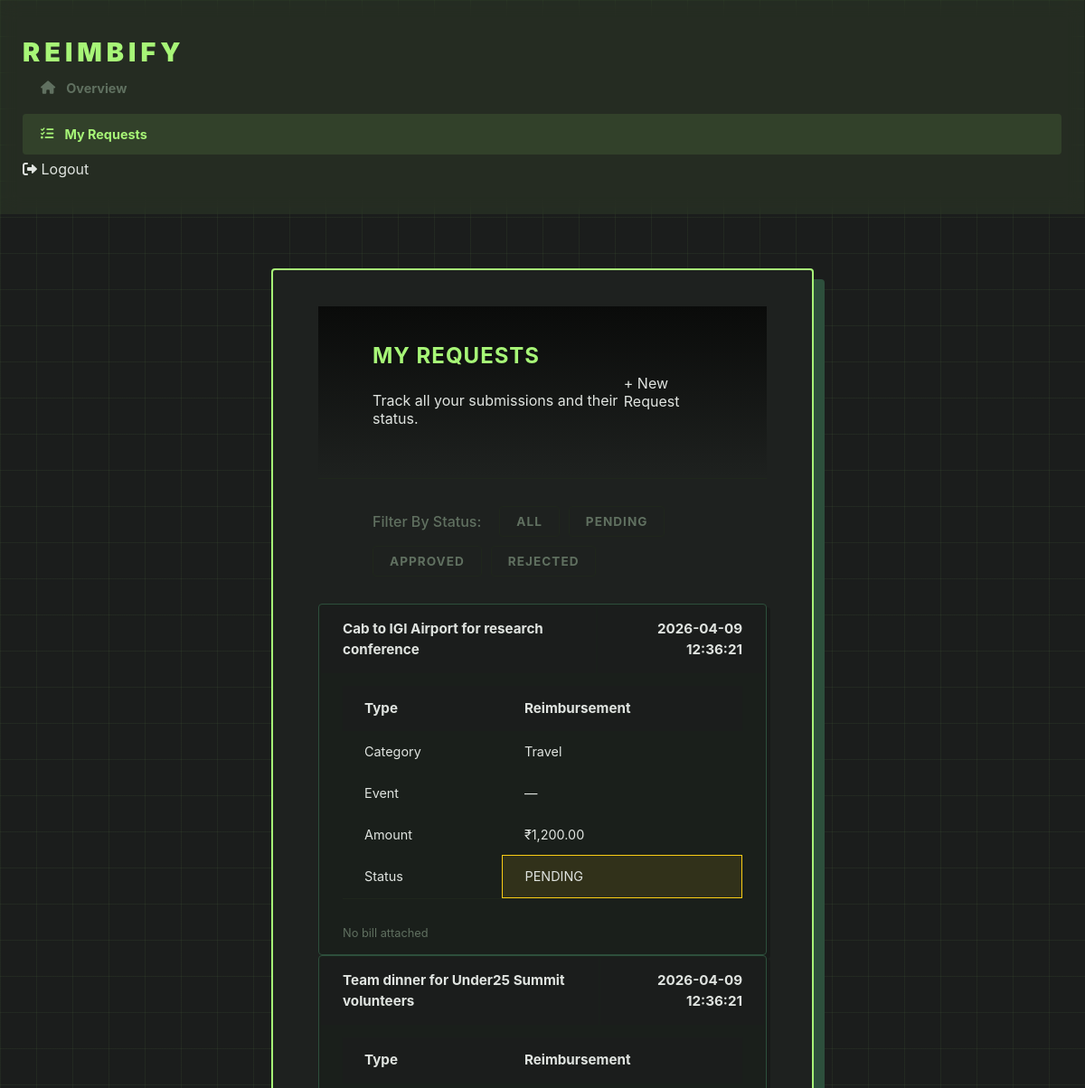
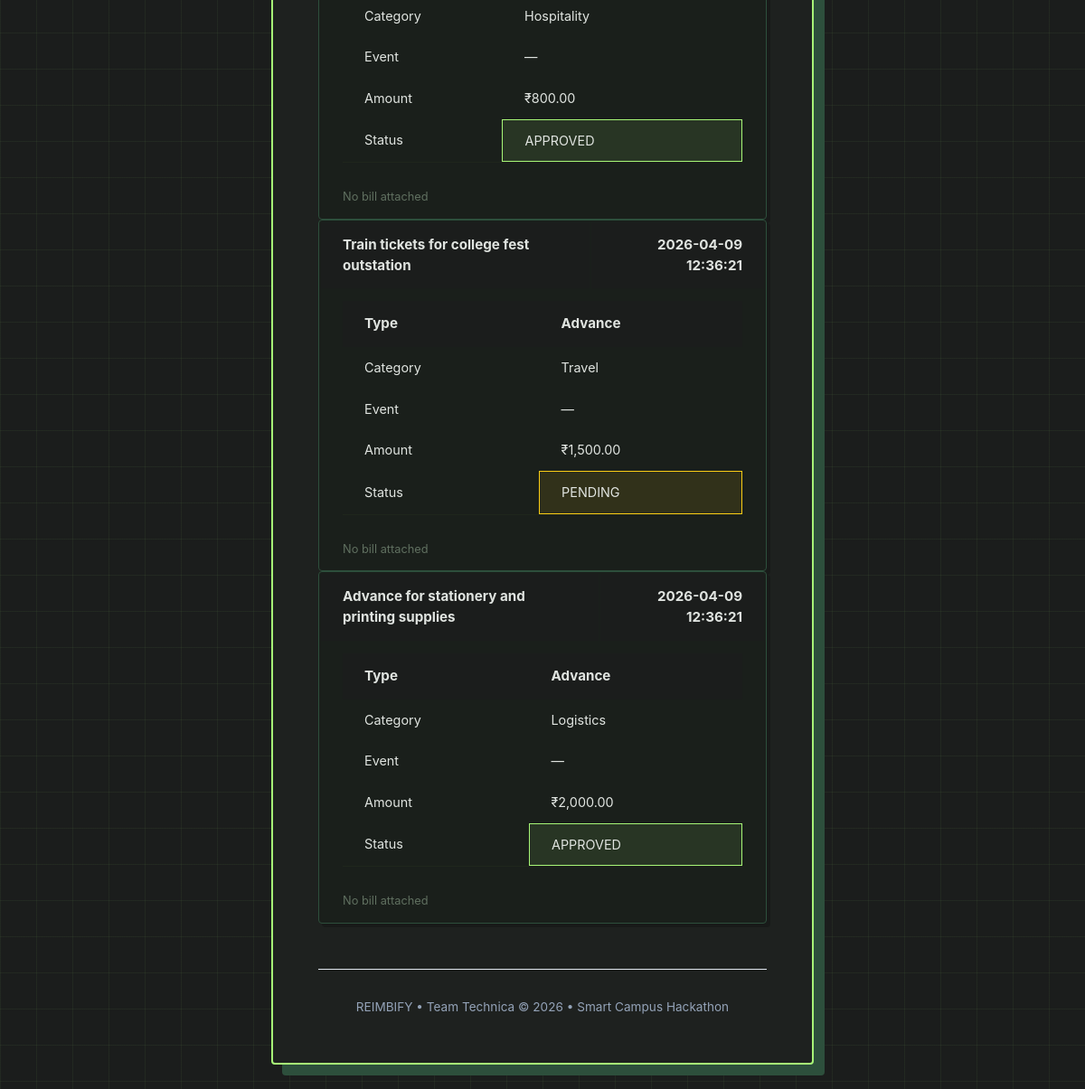
Page /student/my-requests (signed in) on the earlier database version (2 pictures, top to bottom).
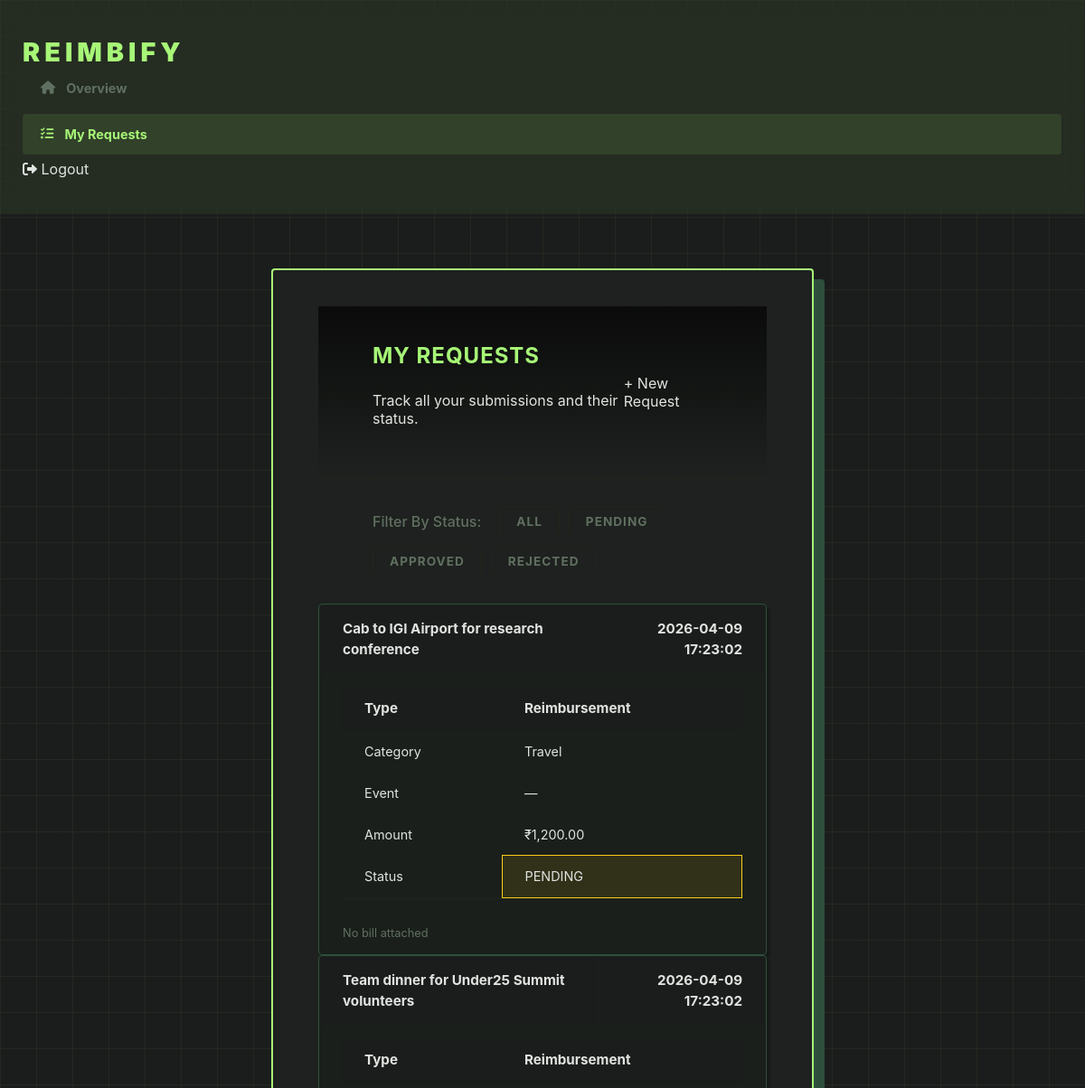
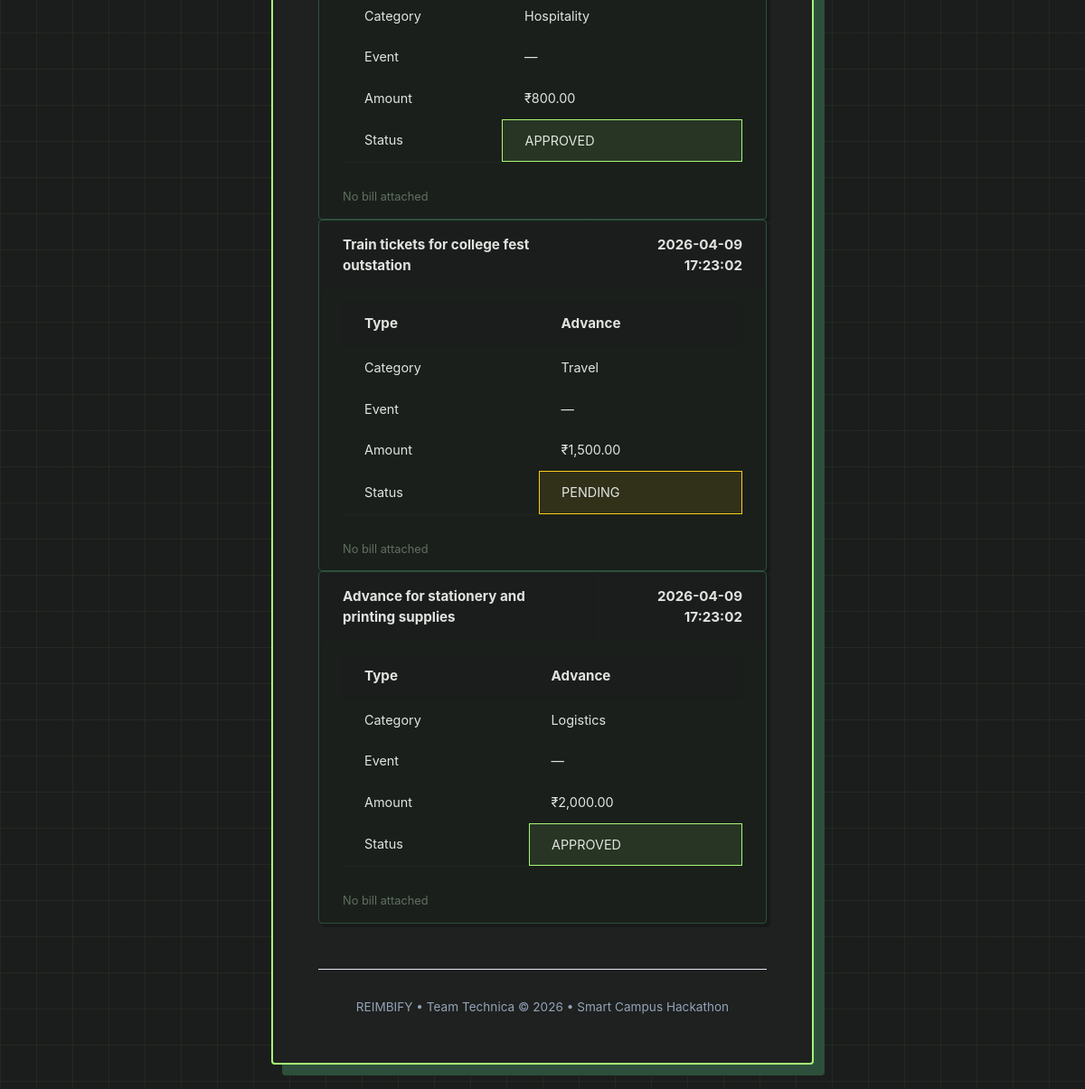
Same page on the later database version (2 pictures, top to bottom).
### tables this page shows
CREATE TABLE requests (
    id            INTEGER PRIMARY KEY AUTOINCREMENT,
    user_id       INTEGER NOT NULL,                   -- which student made this request
    type          TEXT    NOT NULL
                  CHECK(type IN ('reimbursement','advance')),
    amount        REAL    NOT NULL,                   -- amount in rupees
    category      TEXT    NOT NULL,                   -- must match a budget category
    event         TEXT    DEFAULT'N/A',
    description   TEXT,                              -- what was the expense for
    status        TEXT    NOT NULL DEFAULT 'pending'
                  CHECK(status IN ('pending','approved','rejected','modification_requested')),
    admin_comment TEXT,                              -- admin's note when reviewing
    created_at    DATETIME DEFAULT CURRENT_TIMESTAMP,
    updated_at    DATETIME DEFAULT CURRENT_TIMESTAMP,
    FOREIGN KEY (user_id) REFERENCES users(id) ON DELETE CASCADE
);

### app.py (the view)
@app.route('/student/my-requests')
def student_my_requests():
    if not login_required('student'):
        return redirect(url_for('login'))
    user_id       = session['user_id']
    all_requests  = get_student_requests(user_id)  # fetch everything first
    pending_count = get_pending_requests_count(user_id)
    stats         = get_request_stats(user_id)
    status_filter = request.args.get('status', 'all')
    if status_filter and status_filter != 'all':
        requests = [r for r in all_requests if r['status'] == status_filter]
    else:
        requests = all_requests  # no filter — show everything
    return render_template(
        'student/my_requests.html',
        user_name     = session['user_name'],
        requests      = requests,
        pending_count = pending_count,
        stats         = stats
    )

### app.py (called while the page is built)
def login_required(role):
    if not session.get('logged_in'):
        return False
    if isinstance(role, list):
        return session.get('role') in role
    return session.get('role') == role

### database.py (called while the page is built)
def get_db():
    conn = sqlite3.connect(DB_PATH)
    conn.row_factory = sqlite3.Row  # makes rows behave like dictionaries
    conn.execute("PRAGMA foreign_keys = ON")  # enforce foreign keys
    return conn

def get_student_requests(user_id):
    conn = get_db()
    requests = conn.execute(
        """
        SELECT r.*, b.file_path AS bill_path
        FROM requests r
        LEFT JOIN bills b ON b.request_id = r.id
        WHERE r.user_id = ?
        GROUP BY r.id
        ORDER BY r.created_at DESC
        """,
        (user_id,)
    ).fetchall()
    conn.close()
    return [dict(r) for r in requests]

def get_pending_requests_count(user_id):
    conn = get_db()
    count = conn.execute(
        "SELECT COUNT(*) FROM requests WHERE user_id = ? AND status = 'pending'",
        (user_id,)
    ).fetchone()[0]
    conn.close()
    return count

### templates/student/my_requests.html (shortened to what the changed rows need)
<!DOCTYPE html>
<html lang="en">
<head>
    <link rel="stylesheet" href="{{ url_for('static', filename='style.css') }}">
    <link rel="stylesheet" href="https://cdnjs.cloudflare.com/ajax/libs/font-awesome/6.0.0/css/all.min.css">
</head>
<body class="requests-layout">
    <div class="main-wrapper">
        <div class="container">
            <div class="header">
                <div>
                    <h2>My Requests</h2>
                </div>
            </div>
            {% if requests %}
                {% for r in requests %}
                <table class="request-card">
                    <tr class="card-header-row">
                        <td>
                            <span class="request-card-title">
                                {{ r.description or "No description provided" }}
                            </span>
                        </td>
                        <td align="right">
                            <span class="request-card-date">
                                {{ r.created_at }}
                            </span>
                        </td>
                    </tr>
                    <tr class="card-body-wrap">
                        <td colspan="2">
                            <table class="card-fields">
                                <tr>
                                    <td class="field-label">Type</td>
                                    <td class="field-value">{{ r.type | capitalize }}</td>
                                </tr>
                                <tr>
                                    <td class="field-label">Category</td>
                                    <td class="field-value">{{ r.category }}</td>
                                </tr>
                                <tr>
                                    <td class="field-label">Event</td>
                                    <td class="field-value">
                                        {{ r.event if r.event and r.event != 'N/A' else '—' }}
                                    </td>
                                </tr>
                                <tr>
                                    <td class="field-label">Amount</td>
                                    <td class="field-amount">
                                        ₹{{ "{:,.2f}".format(r.amount) }}
                                    </td>
                                </tr>
                                <tr>
                                    <td class="field-label">Status</td>
                                    <td class="
                                        {% if r.status == 'approved' %}
                                            status-approved
                                        {% elif r.status == 'rejected' %}
                                            status-rejected
                                        {% else %}
                                            status-pending
                                        {% endif %}
                                    ">
                                        {{ r.status | replace('_', ' ') | upper }}
                                    </td>
                                </tr>
                            </table>
                            <hr class="card-divider">
                        </td>
                    </tr>
                    <tr class="bill-row">
                        <td colspan="2">
                            {% if r.bill_path %}
                                <a href="{{ url_for('static', filename=r.bill_path.replace('static/', '')) }}" target="_blank">
                                    <button class="bill-btn">
                                        <i class="fas fa-file-invoice"></i> View Uploaded Bill
                                    </button>
                                </a>
                            {% else %}
                                <span class="no-bill">No bill attached</span>
                            {% endif %}
                        </td>
                    </tr>
                </table>
                {% endfor %}
            {% else %}
                <div class="empty-state">
                    <i class="fas fa-folder-open"></i>
                    <p>No requests found in this category.</p>
                </div>
            {% endif %}
        </div>
    </div>
</body>
</html>

Differences in the rows shown:
changed requests "Cab to IGI Airport for research conference": created_at "2026-04-09 12:36:21" → "2026-04-09 17:23:02"
changed requests "Team dinner for Under25 Summit volunteers": created_at "2026-04-09 12:36:21" → "2026-04-09 17:23:02"
changed requests "Train tickets for college fest outstation": created_at "2026-04-09 12:36:21" → "2026-04-09 17:23:02"
changed requests "Advance for stationery and printing supplies": created_at "2026-04-09 12:36:21" → "2026-04-09 17:23:02"
